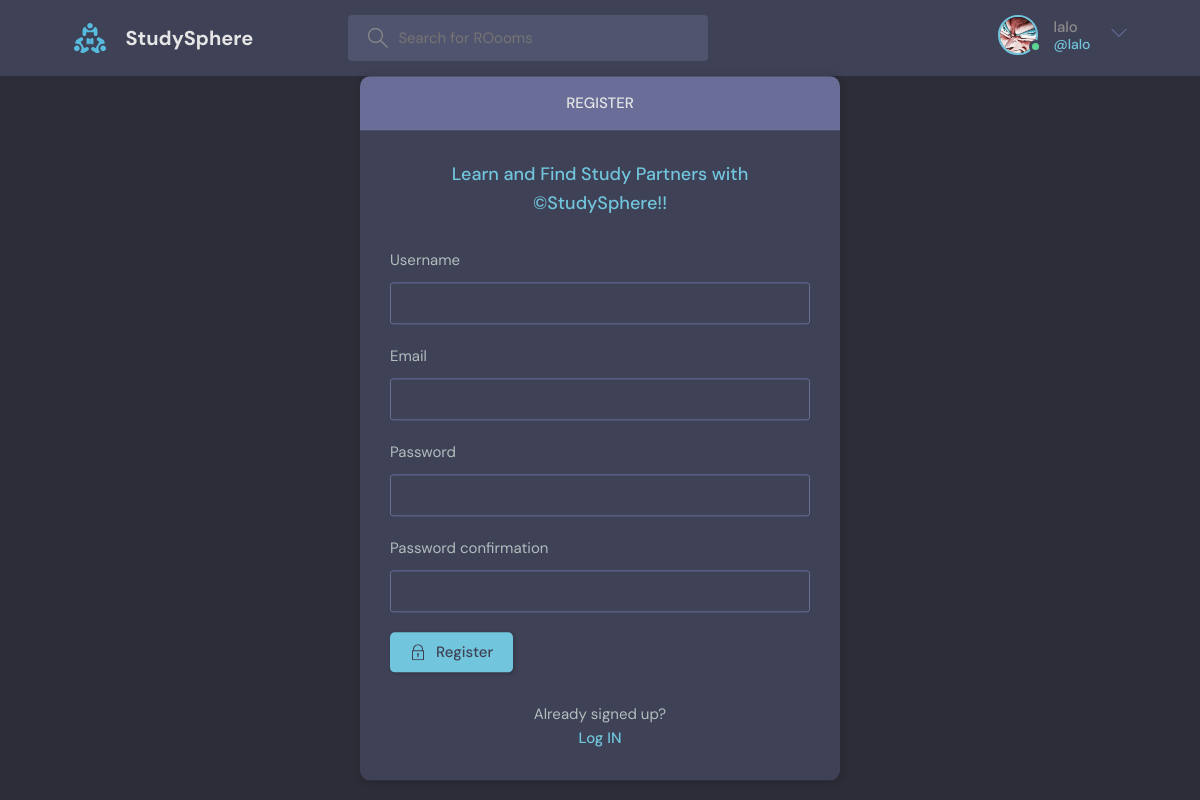
Page /register/ (signed in) on the committed database.
### base/models.py (models this page shows)
class User(AbstractUser):
    username = models.CharField(max_length=100, unique=True)
    email = models.EmailField(max_length=200, unique=True)
    headline = models.CharField(max_length=200, null = True, blank = True)
    date_joined = models.DateTimeField(auto_now_add=True,null = True)
    last_login = models.DateTimeField(auto_now=True,null = True)
    Pfp = models.ImageField(default= 'images/avatar.svg',null=True)  # using pip install Pillow to install the pillow library to use the ImageField
    USERNAME_FIELD = 'email' # specifying the email as the username field helps us to login using the email instead of the username, which django use username by default for the authentication of the users(login and signup)
    REQUIRED_FIELDS = []

### base/views.py (the view, shortened to what this page needs)
# urls.py: path('register/' , views.registerUser,name = 'register'),
def registerUser(request):
    form = MyUserCreationForm()
    return render(request,'base/UserLogin.html',{'form':form})

### base/Forms.py
class MyUserCreationForm(UserCreationForm):   #  creating a class that inherits properties from the UserCreationForm class,,,, We will
    class Meta:
        model = User
        fields = ['username','email','password1','password2']  # this will create a form with all the fields of the User model,,,we can also take specific fields from the model and create a form with those fields only

### base/templates/base/UserLogin.html (shortened to what this page needs)
{% extends 'main.html' %}
{% block content %}
<main class="auth layout">
  {% if page == 'login' %}
  <div class="container">
    <div class="layout__box">
      <div class="layout__boxHeader">
        <div class="layout__boxTitle">
          <h3>Login</h3>
        </div>
      </div>
      <div class="layout__body">
        <h2 class="auth__tagline">Learn and Find Study Partners with &copy;StudySphere!!</h2>
        <form class="form" action="" method="POST">
          {% csrf_token %}
          <div class="form__group form__group">
            <label for="room_name">Email Address</label>
            <input id="email" name="email" type="Email" placeholder="Email Address" />
          </div>
          <div class=" form__group">
            <label for="password">Password</label>
            <input id="password" name="password" type="password"
             {% comment %} placeholder="&bull;&bull;&bull;&bull;&bull;&bull;&bull;&bull;"  {% endcomment %}
              placeholder = "Password" />
          </div>
          <button class="btn btn--main" type="submit">
            <svg version="1.1" xmlns="http://www.w3.org/2000/svg" width="32" height="32" viewBox="0 0 32 32">
              <title>lock</title>
              <path
                d="M27 12h-1v-2c0-5.514-4.486-10-10-10s-10 4.486-10 10v2h-1c-0.553 0-1 0.447-1 1v18c0 0.553 0.447 1 1 1h22c0.553 0 1-0.447 1-1v-18c0-0.553-0.447-1-1-1zM8 10c0-4.411 3.589-8 8-8s8 3.589 8 8v2h-16v-2zM26 30h-20v-16h20v16z">
              </path>
              <path
                d="M15 21.694v4.306h2v-4.306c0.587-0.348 1-0.961 1-1.694 0-1.105-0.895-2-2-2s-2 0.895-2 2c0 0.732 0.413 1.345 1 1.694z">
              </path>
            </svg>
            Login
          </button>
        </form>
        <div class="auth__action">
          <p>Haven't signed up yet?</p>
          <a href="{% url 'register' %}" class="btn btn--link">Sign Up</a>
        </div>
      </div>
    </div>
  </div>
  {% else %}
  <div class="container">
    <div class="layout__box">
      <div class="layout__boxHeader">
        <div class="layout__boxTitle">
          <h3>Register</h3>
        </div>
      </div>
      <div class="layout__body">
        <h2 class="auth__tagline">Learn and Find Study Partners with &copy;StudySphere!!</h2>
        <form class="form" action="" method="POST">
          {% for field in form %}
          <div class="form__group form__group">
            <label for="room_name">{{field.label}}</label>
            {{field}}
          </div>
          {% endfor %}
          <button class="btn btn--main" type="submit">
            Register
          </button>
        </form>
        <div class="auth__action">
          <p>Already signed up?</p>
          <a href="{% url 'UserLogin' %}" class="btn btn--link">Log IN</a>
        </div>
      </div>
    </div>
  </div>
  {% endif %}
</main>
{% endblock content %}

### Templates/navBar.html (shortened to what this page needs)
{% load static %}
<header class="header header--loggedIn">
    <div class="container">
        <a href="{% url 'home' %}" class="header__logo">
            <img src="{% static 'images/logo.svg' %}" />
            <h1>StudySphere</h1>
        </a>
        <form class="header__search" method="GET" action="{% url 'home' %}">
            <label>
                <input name="q" placeholder="Search for ROooms" />
            </label>
        </form>
        <nav class="header__menu">
            {% if request.user.is_authenticated %}
            <div class="header__user">
                <a href="{% url 'UserProfile' request.user.id%}">
                    <div class="avatar avatar--medium active">
                        <img src="{{request.user.Pfp.url}}" />
                    </div>
                    <p>{{request.user.username}} <span>@{{request.user.username}}</span></p>
                </a>
                <button class="dropdown-button">
                    <svg version="1.1" xmlns="http://www.w3.org/2000/svg" width="32" height="32" viewBox="0 0 32 32">
                        <title>chevron-down</title>
                        <path d="M16 21l-13-13h-3l16 16 16-16h-3l-13 13z"></path>
                    </svg>
                </button>
            </div>
            {% else %}
            <a href="{% url 'UserLogin' %}">
                <img src="{% static 'images/avatar.svg' %}" />
                <p>Login</p>
            </a>
            {% endif %}
        </nav>
    </div>
</header>

### rows in the picture
User: user.Pfp (picture), user.username "lalo"

### other values in the picture
{{ field.label }} "Username" "Email" "Password" "Password confirmation"
